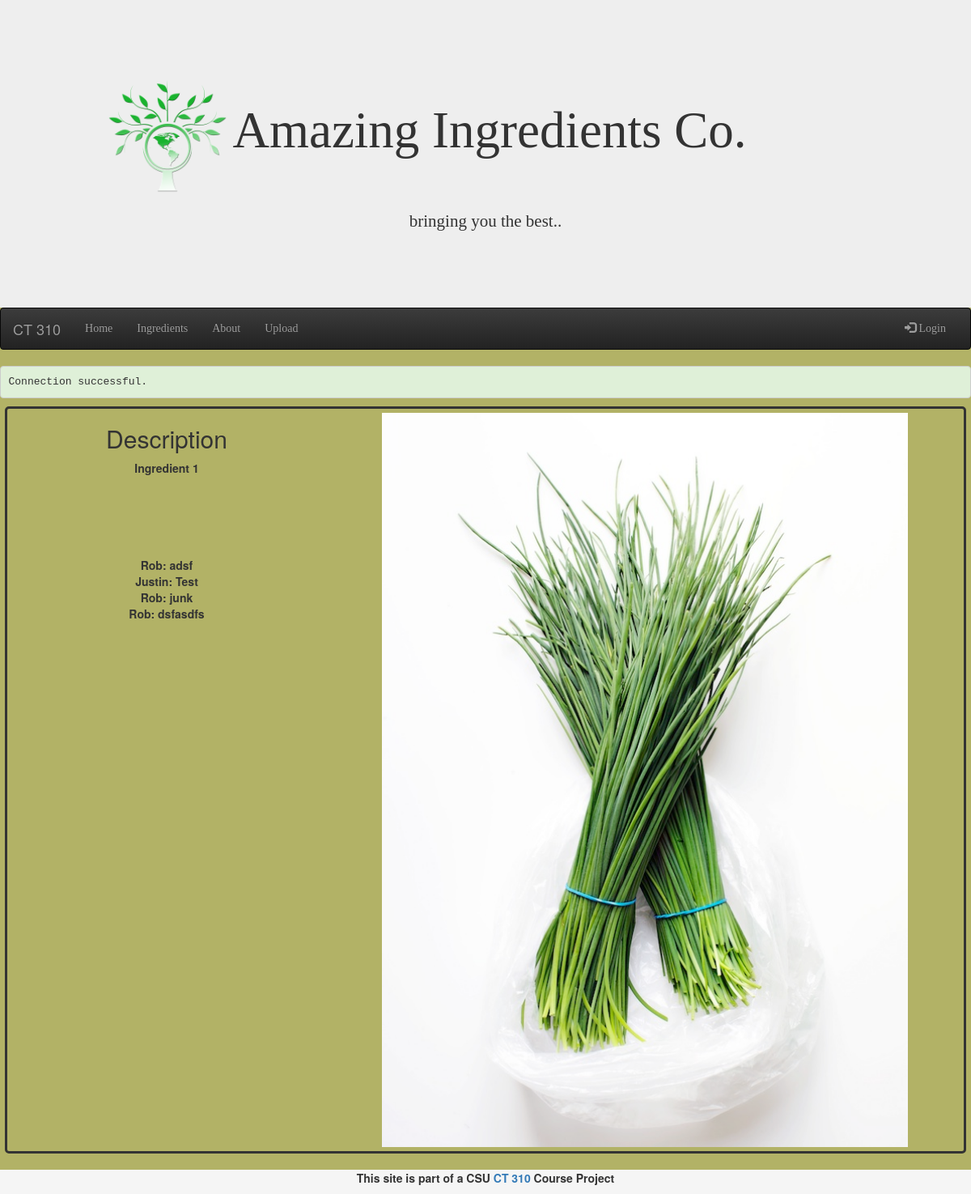
The page /ingredient.php?name=Chives on the database as committed earlier.
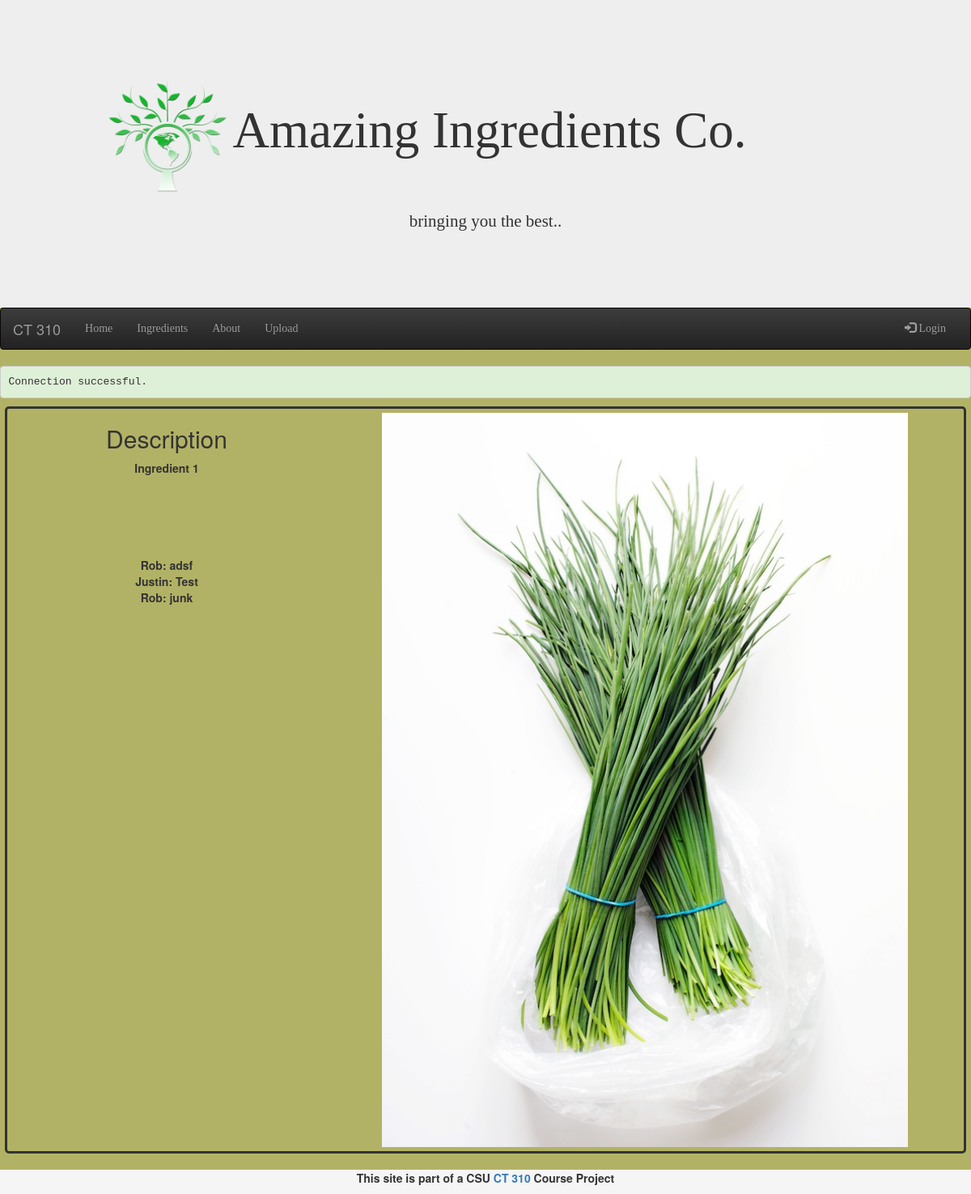
The same page on the database as committed later.
### tables this page shows
CREATE TABLE "comments" ("ingredient" text NOT NULL , "user" text NOT NULL , "comment" text, "id" INTEGER);

### ingredient.php (the view, shortened to what this page needs)
<?php
	include 'header.php';
	include 'dbconnect.php';
	$name=$_GET["name"];
	$query = "SELECT * FROM INGREDIENTS WHERE NAME='$name'";
	$info = $dbh->prepare($query);
	$info->execute();
	$info = $info->fetch();
	$comment_query = "SELECT * FROM COMMENTS WHERE ingredient='$name'";
	$comment_col = $dbh->prepare($comment_query);
        $comment_col->execute();
	$description = $info['description'];
	$image = $info['image'];
?>
<link rel="stylesheet" href="style-ing.css" type="text/css" />
<div class="content" >
 <div class="col-md-4">
               <div class="bodyCenter">
                  <strong>
                    <h2> Description </h2>
                    	<p><?php echo $description; ?></p>
			<br /> <br /> <br /> <br />
<?php
         foreach( $comment_col as $comment){
         echo $comment["user"] . ": " . $comment["comment"] . "<br / <br />";
         }
	echo "<br /> <br />";
?>
		</div>
</div>
<div>
         <div class="hidden-sm hidden-xs">
            <?php echo '<img src="images/' . $image . '" class="ingImg" title="Mmmmm, ' . $name . '" alt="Photo of ' . $name . '" />'; ?>
        </div>
</div>
</div>
<?php
	include 'footer.php';
?>

Rows that differ between the two databases and show on the page:
removed comments: user "Rob", comment "dsfasdfs"
